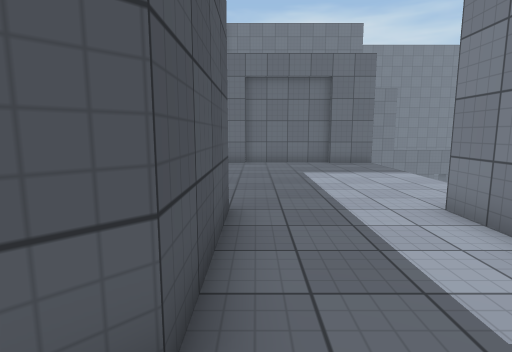
View 1 (above)

14 first-person views from a walk through a 3-D level made in the Unity game engine. The camera is 1.4 m above the floor, tilts 8° down and sees 80° across. The floor is counted in squares, 1 m on a side. Each view is taken from the middle of a square. On the plan, view 1 faces up. The plan holds only what a view shows up to about 14 squares ahead; the rest is blank. The place goes on beyond the plan. Surface patterns are stand-ins for the level's own textures.

View 2
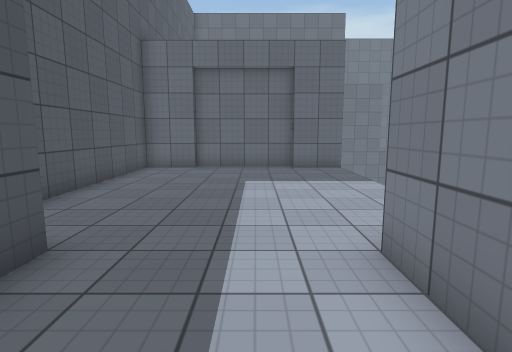

View 3
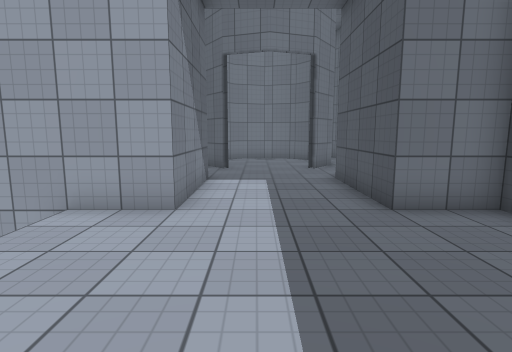

View 4
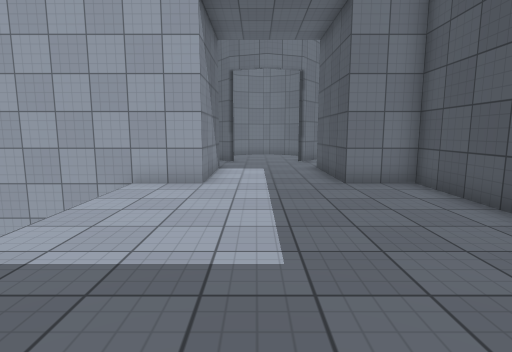

View 5
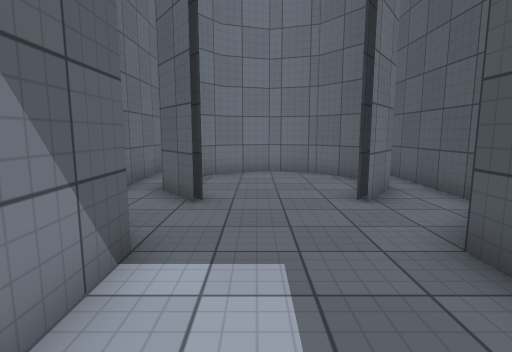

View 6
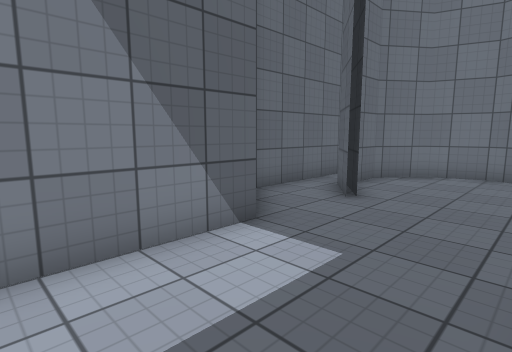

View 7
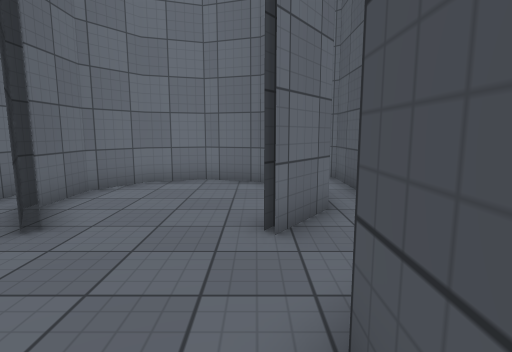

View 8
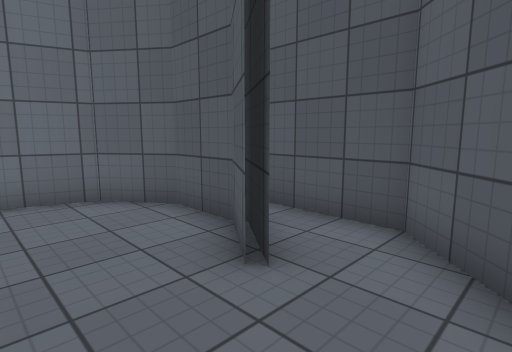

View 9
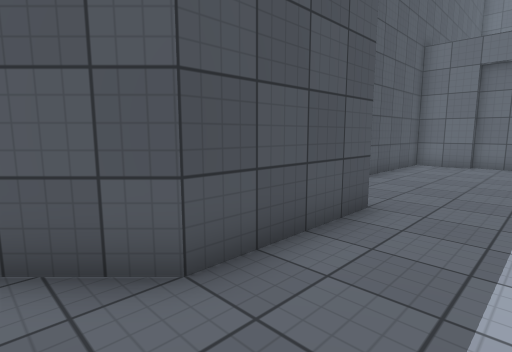

View 10
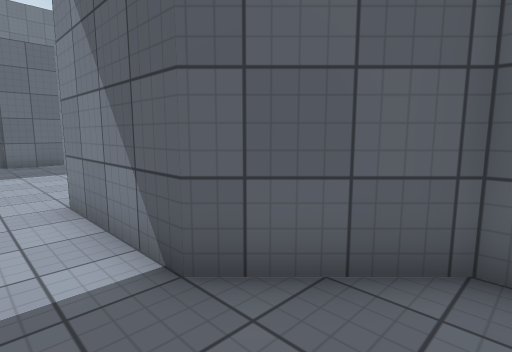

View 11
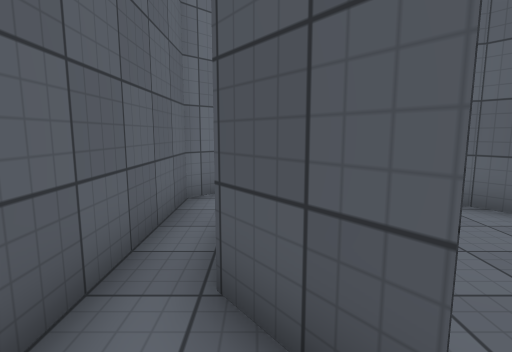

View 12
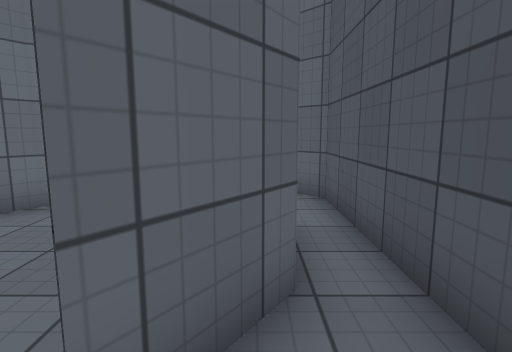

View 13
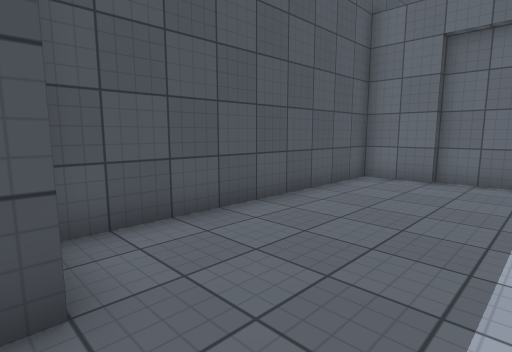

View 14
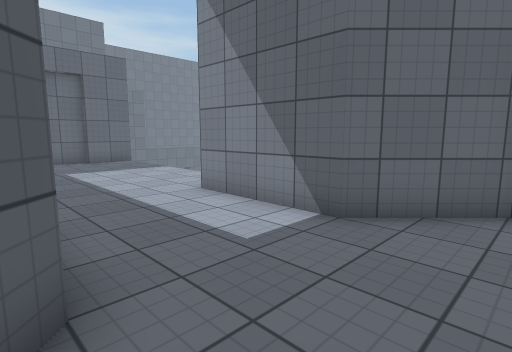

### Floor plan
Points are (right, up) in squares from view 1. A wall is a line through its corners. A room is listed if a view was taken in it or the views show most of it. See-through windows are left out.
Room 1 (views 1, 2, 3, 4, 5, 6, 7, 8, 9, 10, 11, 12, 13)
walls: (3.6, 14.8) (-0.5, 14.8); (5.6, 14.5) (3.5, 14.5); (-0.4, 14.5) (-2.5, 14.5) (-2.5, 5.5) (-0.5, 5.5) (-0.5, 1.5) (-1.8, 0.2); (4.8, 0.2) (3.5, 1.5) (3.5, 5.5) (5.5, 5.5)
ways out: opening at (-1, -1) to room 2; opening at (1.5, -2) to room 3; opening at (4, -1) to room 4
Room 2 (view 14)
walls: (-1.4, -2.6) (-0.2, -1); (-0.6, -2) (-0.1, -1.2); (-1.8, 0.2) (-2.5, -0.5) (-2.5, -6.5) (-1.9, -7.1)
ways out: opening at (-1, -1) to room 1
Room 3 (no view inside)
walls: (-0.1, -1.2) (-1.1, -2.6) (-1.1, -4.3) (-0.1, -5.7) (1.5, -6.2) (3.1, -5.7) (4.1, -4.3) (4.1, -2.6); (-0.2, -1) (-1.4, -2.6); (4.3, -3) (4.3, -2.6) (3.2, -1)
ways out: opening at (1.5, -2) to room 1
Room 4 (no view inside)
walls: (3.1, -1.2) (4.1, -2.7); (3.2, -1) (4.4, -2.6); (4.9, -7.1) (5.5, -6.5) (5.5, -0.5) (4.8, 0.2)
ways out: opening at (4, -1) to room 1

Positions as (right, up) in squares from view 1, and headings:
1: (0, 0), facing up
2: (2, 2), facing up
3: (2, 11), facing down
4: (2, 14), facing down
5: (2, 5), facing down
6: (0, 5), facing down-right
7: (0, 3), facing down
8: (2, 1), facing down-left
9: (2, 0), facing up-left
10: (2, -1), facing up-right
11: (4, 0), facing down
12: (-1, 0), facing down
13: (2, 5), facing up-left
14: (-1, -1), facing up-right
